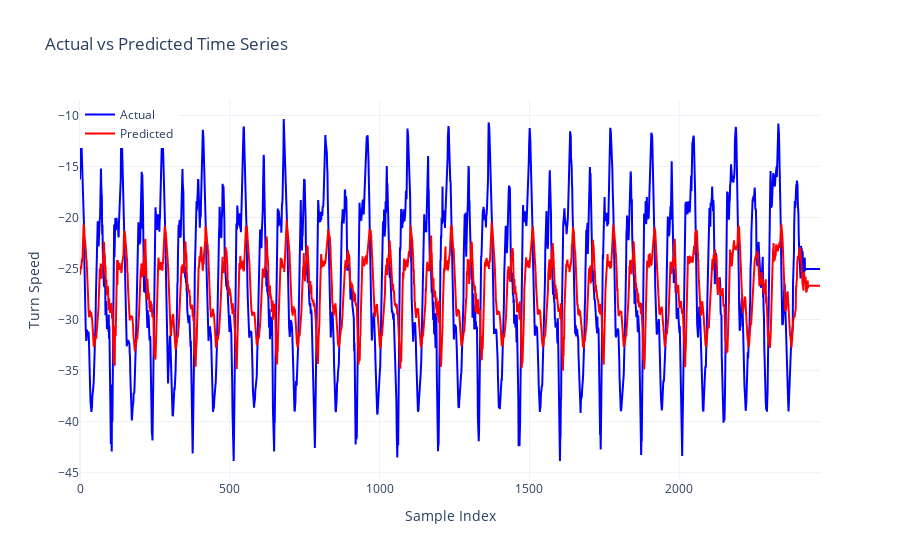

Notebook source saved alongside this figure:
### Code cell
import plotly.graph_objs as go
import plotly.io as pio

predictions_original = scaler.inverse_transform(predictions.reshape(-1,1)).flatten()
y_original = scaler.inverse_transform(y_test_tensor.numpy().reshape(-1,1)).flatten()
# Plot actual vs predicted values for the entire dataset


# Example data; replace with your own
# y_original = ...
# predictions_original = ...

trace_actual = go.Scatter(
    y=y_original,
    mode='lines',
    name='Actual',
    line=dict(color='blue')
)

trace_pred = go.Scatter(
    y=predictions_original,
    mode='lines',
    name='Predicted',
    line=dict(color='red')
)

layout = go.Layout(
    title='Actual vs Predicted Time Series',
    xaxis=dict(title='Sample Index'),
    yaxis=dict(title='Turn Speed'),
    legend=dict(x=0, y=1),
    template='plotly_white'
)

fig = go.Figure(data=[trace_actual, trace_pred], layout=layout)
fig.show()

### Figure 1 — Plotly figure (JSON) as saved in the notebook; plotly's stock layout.template omitted (floating-point values rounded to 4 significant figures; data arrays with more than 128 entries replaced by an {"elided": "..."} marker saying what was removed)
{"data": [{"line": {"color": "blue"}, "mode": "lines", "name": "Actual", "type": "scatter", "y": {"elided": "2471 float values"}}, {"line": {"color": "red"}, "mode": "lines", "name": "Predicted", "type": "scatter", "y": {"elided": "2471 float values"}}], "layout": {"legend": {"x": 0, "y": 1}, "title": {"text": "Actual vs Predicted Time Series"}, "xaxis": {"title": {"text": "Sample Index"}}, "yaxis": {"title": {"text": "Turn Speed"}}}}
